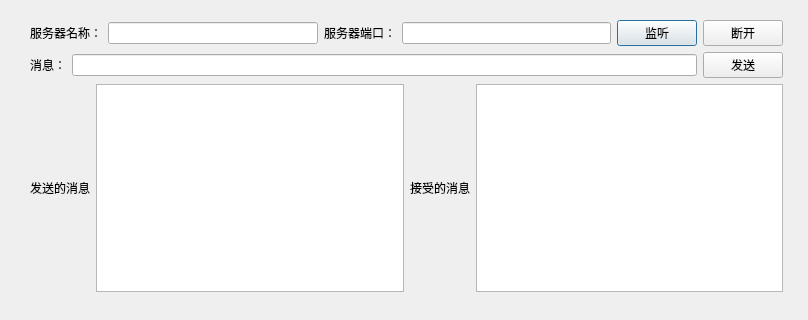
<?xml version="1.0" encoding="UTF-8"?>
<ui version="4.0">
 <class>Dialog</class>
 <widget class="QDialog" name="Dialog">
  <property name="geometry">
   <rect>
    <x>0</x>
    <y>0</y>
    <width>808</width>
    <height>320</height>
   </rect>
  </property>
  <property name="windowTitle">
   <string>Dialog</string>
  </property>
  <widget class="QWidget" name="layoutWidget">
   <property name="geometry">
    <rect>
     <x>30</x>
     <y>20</y>
     <width>753</width>
     <height>272</height>
    </rect>
   </property>
   <layout class="QVBoxLayout" name="verticalLayout">
    <item>
     <layout class="QHBoxLayout" name="horizontalLayout_4">
      <item>
       <layout class="QHBoxLayout" name="horizontalLayout">
        <item>
         <widget class="QLabel" name="label">
          <property name="text">
           <string>服务器名称：</string>
          </property>
         </widget>
        </item>
        <item>
         <widget class="QLineEdit" name="lineEdit"/>
        </item>
       </layout>
      </item>
      <item>
       <layout class="QHBoxLayout" name="horizontalLayout_2">
        <item>
         <widget class="QLabel" name="label_2">
          <property name="text">
           <string>服务器端口：</string>
          </property>
         </widget>
        </item>
        <item>
         <widget class="QLineEdit" name="lineEdit_2"/>
        </item>
       </layout>
      </item>
      <item>
       <layout class="QHBoxLayout" name="horizontalLayout_3">
        <item>
         <widget class="QPushButton" name="pushButton_4">
          <property name="text">
           <string>监听</string>
          </property>
         </widget>
        </item>
        <item>
         <widget class="QPushButton" name="pushButton_5">
          <property name="text">
           <string>断开</string>
          </property>
         </widget>
        </item>
       </layout>
      </item>
     </layout>
    </item>
    <item>
     <layout class="QHBoxLayout" name="horizontalLayout_5">
      <item>
       <widget class="QLabel" name="label_3">
        <property name="text">
         <string>消息：</string>
        </property>
       </widget>
      </item>
      <item>
       <widget class="QLineEdit" name="lineEdit_3"/>
      </item>
      <item>
       <widget class="QPushButton" name="pushButton_3">
        <property name="text">
         <string>发送</string>
        </property>
       </widget>
      </item>
     </layout>
    </item>
    <item>
     <layout class="QHBoxLayout" name="horizontalLayout_6">
      <item>
       <widget class="QLabel" name="label_4">
        <property name="contextMenuPolicy">
         <enum>Qt::DefaultContextMenu</enum>
        </property>
        <property name="autoFillBackground">
         <bool>false</bool>
        </property>
        <property name="text">
         <string>发送的消息</string>
        </property>
        <property name="textFormat">
         <enum>Qt::AutoText</enum>
        </property>
        <property name="wordWrap">
         <bool>true</bool>
        </property>
        <property name="openExternalLinks">
         <bool>false</bool>
        </property>
       </widget>
      </item>
      <item>
       <widget class="QTextBrowser" name="textBrowser"/>
      </item>
      <item>
       <widget class="QLabel" name="label_5">
        <property name="text">
         <string>接受的消息</string>
        </property>
        <property name="textFormat">
         <enum>Qt::AutoText</enum>
        </property>
        <property name="wordWrap">
         <bool>true</bool>
        </property>
       </widget>
      </item>
      <item>
       <widget class="QTextBrowser" name="textBrowser_2"/>
      </item>
     </layout>
    </item>
   </layout>
  </widget>
 </widget>
 <resources/>
 <connections/>
</ui>
